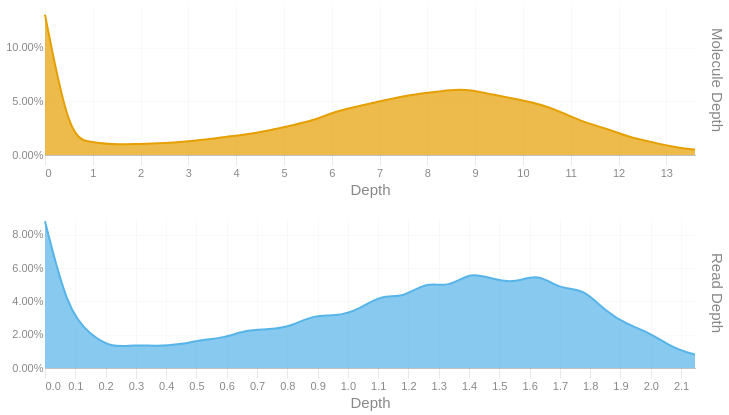

The cell this chart's notebook holds for it:
### Code cell
readdep = depth_hist(tb['Read Depth'], q99, 3)
readdep = readdep.with_columns(pl.lit('Read Depth').alias('Metric'))
if not SKIPLR:
    moldep = depth_hist(tb['Molecule Depth'], mol_q99, 1)
    moldep = moldep.with_columns(pl.lit('Molecule Depth').alias('Metric'))
    _hist = pl.concat([readdep, moldep])
    _hist = _hist.filter(pl.col('Proportion') != 0)
    with SafeRender(_hist):
        (
            alt.Chart(_hist)        
            .mark_area(interpolate = "basis")
            .encode(
                x=alt.X('Bin:Q').scale(domainMin=0).axis(alt.Axis(title='Depth')),
                y = alt.Y('Proportion:Q', title = None).axis(format = '.2%'),
                color = alt.Color('Metric:N').legend(None),
                row = alt.Row("Metric:N").header(title = None, labelOrient = 'right'),
                tooltip = [
                    alt.Tooltip("Metric:N", title = "Metric"),
                    alt.Tooltip('Interval:N', title = "Depth Interval"),
                    alt.Tooltip('Proportion:Q', title = "% Alignments").format('.2%')
                ]
            )
            .resolve_scale(x='independent', y='independent')
            .properties(
                height = 150, width = 650,
                usermeta={'embedOptions': {'downloadFileName': f'{samplename}.depth.hist'}}
            )
        ).display()
else:
    readdep = readdep.filter(pl.col('Proportion') != 0)
    with SafeRender(readdep):
        (
            alt.Chart(readdep)        
            .mark_area(interpolate = "basis")
            .encode(
                x=alt.X('Bin:Q').scale(domainMin=0).axis(alt.Axis(title='Depth')),
                y = alt.Y('Proportion:Q', title = None).axis(format = '.2%'),
                tooltip = [
                    alt.Tooltip('Interval:N', title = "Depth Interval"),
                    alt.Tooltip('Proportion:Q', title = "% Alignments").format('.2%')
                ]
            )
            .properties(
                usermeta={'embedOptions': {'downloadFileName': f'{samplename}.depth.hist'}}
            )
        ).display()

### Figure 1 — Vega-Lite specification as saved in the notebook (floating-point values rounded to 4 significant figures)
{"width": 650, "height": 150, "config": {"title": {"anchor": "start", "dy": -15, "fontSize": 18, "color": "#888888", "subtitleColor": "#888888", "subtitleFontSize": 14}, "arc": {"fill": "#0072B2"}, "axis": {"domainColor": "#888888", "domainWidth": 0.5, "gridWidth": 0.2, "grid": false, "titleFontWeight": 400, "titleFontSize": 15, "labelFontSize": 11, "labelColor": "#888888", "tickColor": "#888888", "tickWidth": 0.2, "titleColor": "#888888"}, "axisBand": {"grid": false}, "axisX": {"grid": true, "tickSize": 10, "domainCap": "round"}, "axisY": {"domain": false, "grid": true, "tickSize": 0, "domainCap": "round"}, "background": "transparent", "header": {"labelFontSize": 15, "labelColor": "#888888", "titleFontSize": 15, "titleFontWeight": 600, "titleColor": "#888888"}, "legend": {"labelFont": "sans-serif", "labelFontSize": 12, "labelColor": "#888888", "symbolSize": 100, "symbolType": "circle", "titleFontSize": 12, "titlePadding": 10, "titleColor": "#888888", "title": null}, "range": {"category": ["#E69F00", "#56B4E9", "#009E73", "#F0E442", "#0072B2", "#D55E00", "#CC79A7", "#000000"], "diverging": ["#cfe8f3", "#a2d4ec", "#73bfe2", "#46abdb", "#1696d2", "#12719e"]}, "area": {"fill": "#0072B2", "fillOpacity": 0.7, "line": true, "strokeOpacity": 0.7}, "line": {"color": "#0072B2", "stroke": "#0072B2", "strokeWidth": 2}, "trail": {"color": "#0072B2", "stroke": "#0072B2", "strokeWidth": 0, "size": 1}, "point": {"filled": true, "fillOpacity": 1.0, "size": 95}, "text": {"color": "#888888", "fontSize": 11, "align": "right", "fontWeight": 400, "size": 11}, "bar": {"fill": "#0072B2", "stroke": null}, "view": {"stroke": null, "continuousWidth": 660, "continuousHeight": 400}}, "data": {"name": "data-12a54f1061f3955c3e047104ad40dbf7"}, "mark": {"type": "area", "interpolate": "basis"}, "encoding": {"color": {"field": "Metric", "legend": null, "type": "nominal"}, "row": {"field": "Metric", "header": {"title": null, "labelOrient": "right"}, "type": "nominal"}, "tooltip": [{"field": "Metric", "title": "Metric", "type": "nominal"}, {"field": "Interval", "title": "Depth Interval", "type": "nominal"}, {"field": "Proportion", "format": ".2%", "title": "% Alignments", "type": "quantitative"}], "x": {"axis": {"title": "Depth"}, "field": "Bin", "scale": {"domainMin": 0}, "type": "quantitative"}, "y": {"axis": {"format": ".2%"}, "field": "Proportion", "title": null, "type": "quantitative"}}, "resolve": {"scale": {"x": "independent", "y": "independent"}}, "usermeta": {"embedOptions": {"downloadFileName": "TF26LRJL0059_50B_H_10484332_23Y22YLT4_L7.depth.hist"}}, "$schema": "https://vega.github.io/schema/vega-lite/v6.4.1.json", "datasets": {"data-12a54f1061f3955c3e047104ad40dbf7": [{"Bin": 0.0, "Interval": "0.0-0.074", "Proportion": 0.088, "Metric": "Read Depth"}, {"Bin": 0.074, "Interval": "0.074-0.148", "Proportion": 0.035, "Metric": "Read Depth"}, {"Bin": 0.148, "Interval": "0.148-0.222", "Proportion": 0.02, "Metric": "Read Depth"}, {"Bin": 0.222, "Interval": "0.222-0.296", "Proportion": 0.012, "Metric": "Read Depth"}, {"Bin": 0.296, "Interval": "0.296-0.37", "Proportion": 0.014, "Metric": "Read Depth"}, {"Bin": 0.37, "Interval": "0.37-0.444", "Proportion": 0.013, "Metric": "Read Depth"}, {"Bin": 0.444, "Interval": "0.444-0.518", "Proportion": 0.014, "Metric": "Read Depth"}, {"Bin": 0.518, "Interval": "0.518-0.592", "Proportion": 0.017, "Metric": "Read Depth"}, {"Bin": 0.592, "Interval": "0.592-0.666", "Proportion": 0.018, "Metric": "Read Depth"}, {"Bin": 0.666, "Interval": "0.666-0.74", "Proportion": 0.023, "Metric": "Read Depth"}, {"Bin": 0.74, "Interval": "0.74-0.814", "Proportion": 0.023, "Metric": "Read Depth"}, {"Bin": 0.814, "Interval": "0.814-0.888", "Proportion": 0.025, "Metric": "Read Depth"}, {"Bin": 0.888, "Interval": "0.888-0.962", "Proportion": 0.032, "Metric": "Read Depth"}, {"Bin": 0.962, "Interval": "0.962-1.036", "Proportion": 0.031, "Metric": "Read Depth"}, {"Bin": 1.036, "Interval": "1.036-1.11", "Proportion": 0.035, "Metric": "Read Depth"}, {"Bin": 1.11, "Interval": "1.11-1.184", "Proportion": 0.044, "Metric": "Read Depth"}, {"Bin": 1.184, "Interval": "1.184-1.258", "Proportion": 0.042, "Metric": "Read Depth"}, {"Bin": 1.258, "Interval": "1.258-1.332", "Proportion": 0.052, "Metric": "Read Depth"}, {"Bin": 1.332, "Interval": "1.332-1.406", "Proportion": 0.048, "Metric": "Read Depth"}, {"Bin": 1.406, "Interval": "1.406-1.48", "Proportion": 0.058, "Metric": "Read Depth"}, {"Bin": 1.48, "Interval": "1.48-1.554", "Proportion": 0.053, "Metric": "Read Depth"}, {"Bin": 1.554, "Interval": "1.554-1.628", "Proportion": 0.051, "Metric": "Read Depth"}, {"Bin": 1.628, "Interval": "1.628-1.702", "Proportion": 0.057, "Metric": "Read Depth"}, {"Bin": 1.702, "Interval": "1.702-1.776", "Proportion": 0.047, "Metric": "Read Depth"}, {"Bin": 1.776, "Interval": "1.776-1.85", "Proportion": 0.048, "Metric": "Read Depth"}, {"Bin": 1.85, "Interval": "1.85-1.924", "Proportion": 0.034, "Metric": "Read Depth"}, {"Bin": 1.924, "Interval": "1.924-1.998", "Proportion": 0.026, "Metric": "Read Depth"}, {"Bin": 1.998, "Interval": "1.998-2.072", "Proportion": 0.021, "Metric": "Read Depth"}, {"Bin": 2.072, "Interval": "2.072-2.146", "Proportion": 0.012, "Metric": "Read Depth"}, {"Bin": 2.146, "Interval": "2.146-2.22", "Proportion": 0.008, "Metric": "Read Depth"}, {"Bin": 0.0, "Interval": "0.0-0.5", "Proportion": 0.131, "Metric": "Molecule Depth"}, {"Bin": 0.5, "Interval": "0.5-0.9", "Proportion": 0.018, "Metric": "Molecule Depth"}, {"Bin": 0.9, "Interval": "0.9-1.4", "Proportion": 0.012, "Metric": "Molecule Depth"}, {"Bin": 1.4, "Interval": "1.4-1.9", "Proportion": 0.01, "Metric": "Molecule Depth"}, {"Bin": 1.9, "Interval": "1.9-2.4", "Proportion": 0.01, "Metric": "Molecule Depth"}, {"Bin": 2.4, "Interval": "2.4-2.8", "Proportion": 0.011, "Metric": "Molecule Depth"}, {"Bin": 2.8, "Interval": "2.8-3.3", "Proportion": 0.012, "Metric": "Molecule Depth"}, {"Bin": 3.3, "Interval": "3.3-3.8", "Proportion": 0.014, "Metric": "Molecule Depth"}, {"Bin": 3.8, "Interval": "3.8-4.2", "Proportion": 0.017, "Metric": "Molecule Depth"}, {"Bin": 4.2, "Interval": "4.2-4.7", "Proportion": 0.019, "Metric": "Molecule Depth"}, {"Bin": 4.7, "Interval": "4.7-5.2", "Proportion": 0.023, "Metric": "Molecule Depth"}, {"Bin": 5.2, "Interval": "5.2-5.6", "Proportion": 0.028, "Metric": "Molecule Depth"}, {"Bin": 5.6, "Interval": "5.6-6.1", "Proportion": 0.032, "Metric": "Molecule Depth"}, {"Bin": 6.1, "Interval": "6.1-6.6", "Proportion": 0.041, "Metric": "Molecule Depth"}, {"Bin": 6.6, "Interval": "6.6-7.1", "Proportion": 0.046, "Metric": "Molecule Depth"}, {"Bin": 7.1, "Interval": "7.1-7.5", "Proportion": 0.051, "Metric": "Molecule Depth"}, {"Bin": 7.5, "Interval": "7.5-8.0", "Proportion": 0.055, "Metric": "Molecule Depth"}, {"Bin": 8.0, "Interval": "8.0-8.5", "Proportion": 0.058, "Metric": "Molecule Depth"}, {"Bin": 8.5, "Interval": "8.5-8.9", "Proportion": 0.061, "Metric": "Molecule Depth"}, {"Bin": 8.9, "Interval": "8.9-9.4", "Proportion": 0.061, "Metric": "Molecule Depth"}, {"Bin": 9.4, "Interval": "9.4-9.9", "Proportion": 0.056, "Metric": "Molecule Depth"}, {"Bin": 9.9, "Interval": "9.9-10.4", "Proportion": 0.052, "Metric": "Molecule Depth"}, {"Bin": 10.4, "Interval": "10.4-10.8", "Proportion": 0.047, "Metric": "Molecule Depth"}, {"Bin": 10.8, "Interval": "10.8-11.3", "Proportion": 0.04, "Metric": "Molecule Depth"}, {"Bin": 11.3, "Interval": "11.3-11.8", "Proportion": 0.03, "Metric": "Molecule Depth"}, {"Bin": 11.8, "Interval": "11.8-12.2", "Proportion": 0.024, "Metric": "Molecule Depth"}, {"Bin": 12.2, "Interval": "12.2-12.7", "Proportion": 0.017, "Metric": "Molecule Depth"}, {"Bin": 12.7, "Interval": "12.7-13.2", "Proportion": 0.012, "Metric": "Molecule Depth"}, {"Bin": 13.2, "Interval": "13.2-13.6", "Proportion": 0.007, "Metric": "Molecule Depth"}, {"Bin": 13.6, "Interval": "13.6-14.12", "Proportion": 0.005, "Metric": "Molecule Depth"}]}}
